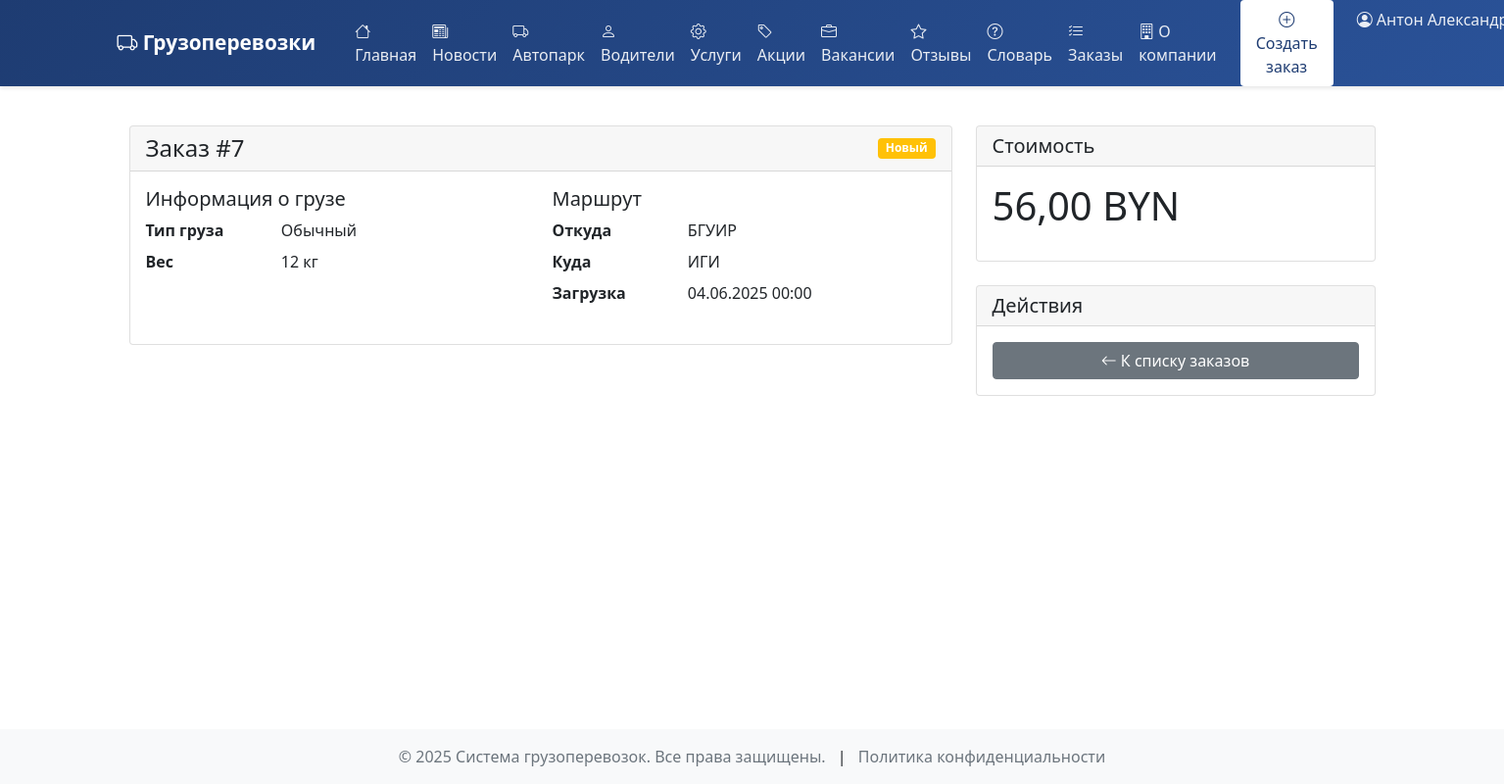
Screenshot of /orders/7/ (signed in) with the database file from the repository.
### core/models.py (models this page shows, shortened)
class Order(models.Model):
    STATUS_CHOICES = [
        ('NEW', 'Новый'),
        ('IN_PROGRESS', 'В процессе'),
        ('COMPLETED', 'Выполнен'),
        ('CANCELLED', 'Отменен'),
    ]
    client = models.ForeignKey(Client, on_delete=models.CASCADE, verbose_name='Клиент')
    service = models.ForeignKey(Service, on_delete=models.PROTECT, verbose_name='Услуга')
    cargo_type = models.ForeignKey(CargoType, on_delete=models.PROTECT, verbose_name='Тип груза')
    weight = models.PositiveIntegerField('Вес (кг)')
    pickup_address = models.CharField('Адрес погрузки', max_length=200)
    delivery_address = models.CharField('Адрес доставки', max_length=200)
    pickup_date = models.DateTimeField('Дата погрузки')
    status = models.CharField('Статус', max_length=20, choices=STATUS_CHOICES, default='NEW')
    driver = models.ForeignKey(Driver, on_delete=models.SET_NULL, null=True, blank=True, verbose_name='Водитель')
    vehicle = models.ForeignKey(Vehicle, on_delete=models.SET_NULL, null=True, blank=True, verbose_name='Транспорт')
    promotion = models.ForeignKey(Promotion, on_delete=models.SET_NULL, null=True, blank=True, verbose_name='Промокод')
    coupon = models.ForeignKey(Coupon, on_delete=models.SET_NULL, null=True, blank=True, verbose_name='Купон')
    price = models.DecimalField('Стоимость', max_digits=10, decimal_places=2, null=True, blank=True)
    rating = models.PositiveSmallIntegerField('Оценка', null=True, blank=True, validators=[MinValueValidator(1), MaxValueValidator(5)])
    feedback = models.TextField('Отзыв', null=True, blank=True)
    created_at = models.DateTimeField('Создан', default=timezone.now)
    updated_at = models.DateTimeField('Обновлен', default=timezone.now)
    completed_at = models.DateTimeField('Выполнен', null=True, blank=True)
    class Meta:
        verbose_name = 'Заказ'
        verbose_name_plural = 'Заказы'
        ordering = ['-created_at']

class CargoType(models.Model):
    name = models.CharField('Название', max_length=50)
    description = models.TextField('Описание', blank=True)
    base_price = models.DecimalField('Базовая цена за км', max_digits=10, decimal_places=2)
    class Meta:
        verbose_name = 'Тип груза'
        verbose_name_plural = 'Типы грузов'

### core/views.py (the view)
# urls.py: path('orders/<int:pk>/', views.OrderDetailView.as_view(), name='order-detail'),
class OrderDetailView(LoginRequiredMixin, DetailView):
    model = Order
    template_name = 'core/order_detail.html'
    def get_queryset(self):
        queryset = super().get_queryset()
        if hasattr(self.request.user, 'driver'):
            return queryset.filter(driver=self.request.user.driver)
        elif hasattr(self.request.user, 'client'):
            return queryset.filter(client=self.request.user.client)
        elif self.request.user.is_superuser:
            return queryset
        return Order.objects.none()
    def get_context_data(self, **kwargs):
        context = super().get_context_data(**kwargs)
        order = self.get_object()
        context['status_class'] = {
            'NEW': 'warning',
            'IN_PROGRESS': 'info',
            'COMPLETED': 'success',
            'CANCELLED': 'danger'
        }.get(order.status, 'secondary')
        if order.price:
            context['cost_per_km'] = round(order.price / max(order.distance, 1), 2) if hasattr(order, 'distance') else None
            context['cost_per_kg'] = round(order.price / max(order.weight, 1), 2)
        return context

### core/templates/core/order_detail.html (shortened to what this page needs)
{% extends 'core/base.html' %}
{% block content %}
<div class="container mt-4">
    <div class="row">
        <div class="col-md-8">
            <div class="card mb-4">
                <div class="card-header d-flex justify-content-between align-items-center">
                    <h4 class="mb-0">Заказ #{{ order.id }}</h4>
                    <span class="badge bg-{{ status_class }}">{{ order.get_status_display }}</span>
                </div>
                <div class="card-body">
                    <div class="row">
                        <div class="col-md-6">
                            <h5>Информация о грузе</h5>
                            <dl class="row">
                                <dt class="col-sm-4">Тип груза</dt>
                                <dd class="col-sm-8">{{ order.cargo_type.name }}</dd>
                                <dt class="col-sm-4">Вес</dt>
                                <dd class="col-sm-8">{{ order.weight }} кг</dd>
                            </dl>
                        </div>
                        <div class="col-md-6">
                            <h5>Маршрут</h5>
                            <dl class="row">
                                <dt class="col-sm-4">Откуда</dt>
                                <dd class="col-sm-8">{{ order.pickup_address }}</dd>
                                <dt class="col-sm-4">Куда</dt>
                                <dd class="col-sm-8">{{ order.delivery_address }}</dd>
                                <dt class="col-sm-4">Загрузка</dt>
                                <dd class="col-sm-8">{{ order.pickup_date|date:"d.m.Y H:i" }}</dd>
                            </dl>
                        </div>
                    </div>
                </div>
            </div>
        </div>
        <div class="col-md-4">
            <div class="card mb-4">
                <div class="card-header">
                    <h5 class="mb-0">Стоимость</h5>
                </div>
                <div class="card-body">
                    <h2 class="display-6 mb-3">{{ order.price|default:"0.00" }} BYN</h2>
                </div>
            </div>
            <div class="card">
                <div class="card-header">
                    <h5 class="mb-0">Действия</h5>
                </div>
                <div class="card-body">
                    <div class="d-grid gap-2">
                        <a href="{% url 'order-list' %}" class="btn btn-secondary">
                            <i class="bi bi-arrow-left"></i> К списку заказов
                        </a>
                    </div>
                </div>
            </div>
        </div>
    </div>
</div>
{% endblock %}

### core/templates/core/base.html (shortened to what this page needs)
<!DOCTYPE html>
<html lang="ru">
<head>
    <link href="https://cdn.jsdelivr.net/npm/bootstrap@5.1.3/dist/css/bootstrap.min.css" rel="stylesheet">
    <link href="https://cdn.jsdelivr.net/npm/bootstrap-icons@1.8.1/font/bootstrap-icons.css" rel="stylesheet">
    <link href='https://cdn.jsdelivr.net/npm/fullcalendar@5.11.3/main.min.css' rel='stylesheet' />
</head>
<body>
    <nav class="navbar navbar-expand-lg navbar-dark">
        <div class="container">
            <a class="navbar-brand" href="{% url 'home' %}">
                <i class="bi bi-truck"></i> Грузоперевозки
            </a>
            <div class="collapse navbar-collapse" id="navbarNav">
                <ul class="navbar-nav me-auto">
                    <li class="nav-item">
                        <a class="nav-link" href="{% url 'home' %}">
                            <i class="bi bi-house"></i> Главная
                        </a>
                    </li>
                    <li class="nav-item">
                        <a class="nav-link" href="{% url 'news-list' %}">
                            <i class="bi bi-newspaper"></i> Новости
                        </a>
                    </li>
                    <li class="nav-item">
                        <a class="nav-link" href="{% url 'public-vehicle-list' %}">
                            <i class="bi bi-truck"></i> Автопарк
                        </a>
                    </li>
                    <li class="nav-item">
                        <a class="nav-link" href="{% url 'public-driver-list' %}">
                            <i class="bi bi-person"></i> Водители
                        </a>
                    </li>
                    <li class="nav-item">
                        <a class="nav-link" href="{% url 'public-service-list' %}">
                            <i class="bi bi-gear"></i> Услуги
                        </a>
                    </li>
                    <li class="nav-item">
                        <a class="nav-link" href="{% url 'promotion-coupon-list' %}">
                            <i class="bi bi-tag"></i> Акции
                        </a>
                    </li>
                    <li class="nav-item">
                        <a class="nav-link" href="{% url 'job-list' %}">
                            <i class="bi bi-briefcase"></i> Вакансии
                        </a>
                    </li>
                    <li class="nav-item">
                        <a class="nav-link" href="{% url 'review-list' %}">
                            <i class="bi bi-star"></i> Отзывы
                        </a>
                    </li>
                    <li class="nav-item">
                        <a class="nav-link" href="{% url 'faq-list' %}">
                            <i class="bi bi-question-circle"></i> Словарь
                        </a>
                    </li>
                    {% if user.is_authenticated %}
                        <li class="nav-item">
                            <a class="nav-link" href="{% url 'order-list' %}">
                                <i class="bi bi-list-check"></i> Заказы
                            </a>
                        </li>
                    {% endif %}
                    <li class="nav-item">
                        <a class="nav-link" href="{% url 'about' %}">
                            <i class="bi bi-building"></i> О компании
                        </a>
                    </li>
                </ul>
                <ul class="navbar-nav">
                    {% if user.is_authenticated %}
                        {% if not user.is_superuser and user.client %}
                            <li class="nav-item">
                                <a href="{% url 'order-create' %}" class="btn btn-create-order">
                                    <i class="bi bi-plus-circle"></i> Создать заказ
                                </a>
                            </li>
                        {% endif %}
                        <li class="nav-item dropdown">
                            <a class="nav-link dropdown-toggle" href="#" id="userDropdown" role="button" data-bs-toggle="dropdown">
                                <i class="bi bi-person-circle"></i> {{ user.get_full_name|default:user.username }}
                            </a>
                        </li>
                    {% endif %}
                </ul>
            </div>
        </div>
    </nav>
    <main class="container">
        {% block content %}{% endblock %}
    </main>
    <footer class="footer mt-5 py-3 bg-light">
        <div class="container">
            <div class="row">
                <div class="col-12 text-center">
                    <span class="text-muted">© {% now "Y" %} Система грузоперевозок. Все права защищены.</span>
                    <span class="mx-2">|</span>
                    <a href="{% url 'privacy-policy' %}" class="text-muted text-decoration-none">Политика конфиденциальности</a>
                </div>
            </div>
        </div>
    </footer>
</body>
</html>

### core/templates/core/base.html (style rules this page uses)
body { min-height: 100vh; display: flex; flex-direction: column; }
.navbar { background: linear-gradient(135deg, #1e3c72 0%, #2a5298 100%) !important; box-shadow: 0 2px 4px rgba(0,0,0,0.1); padding: 0; }
.navbar-nav .nav-link { color: rgba(255,255,255,0.9) !important; font-weight: 500; padding: 0.5rem 1rem; transition: all 0.3s ease; }
.navbar-brand { font-weight: 600; font-size: 1.3rem; margin-right: 2rem; }
.btn-create-order { background-color: #ffffff; color: #1e3c72; border: none; padding: 0.5rem 1rem; margin: 0 1rem; font-weight: 500; transition: all 0.3s ease; border-radius: 4px; }
main { flex: 1; margin-top: 1rem; }

### rows the page displays
Order: id "7", status "Новый", cargo_type.name "Обычный", weight "12", pickup_address "БГУИР", delivery_address "ИГИ", pickup_date "04.06.2025 00:00", price "56,00"

### other values shown
{{ user.get_full_name|default:user.username }} "Антон…"
